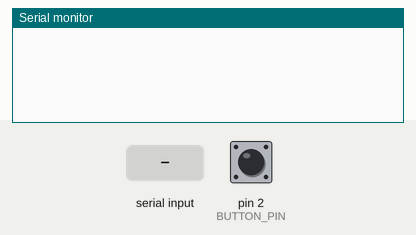
Recording of a sketch running on a simulated Arduino Leonardo, built with avr-gcc and run on an emulated ATmega32U4. On the bench: the last lines printed to the serial monitor. The inputs (shaded band) are chosen by the test bench; at power-on: pin 2 (BUTTON_PIN) HIGH. EEPROM starts erased; USB keyboard and mouse output is not drawn.

Above: at 1.2 s.
1.3 s: "UPDATE,1\n" received over Serial
At 2.4 s:
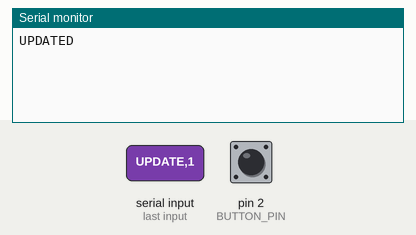
2.8 s: "LIST,1\n" received over Serial
At 3.4 s:
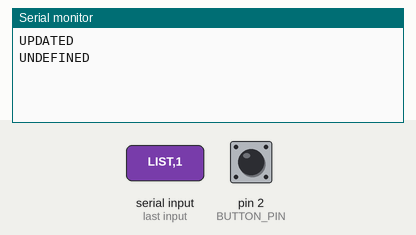
4.3 s: "LIST\n" received over Serial
At 5.5 s:
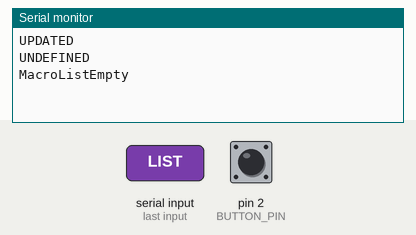
5.8 s: "CLEAR\n" received over Serial
At 6.9 s:
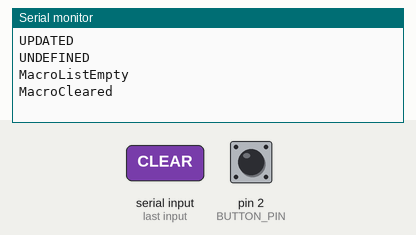
7.3 s: "START\n" received over Serial
At 8.0 s:
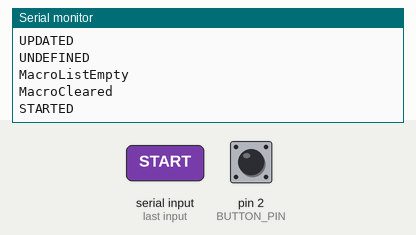
8.8 s: "STOP\n" received over Serial
At 9.2 s:
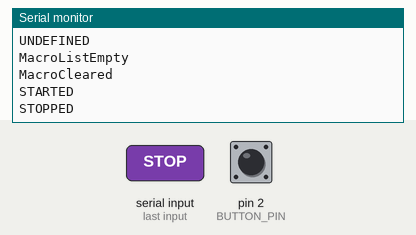

The sketch:

macro.ino
```cpp
#include <EEPROM.h>
#include <Keyboard.h>

// EEPROM adres başlangıç noktası
#define EEPROM_START_ADDR 0
#define MAX_MACRO_LENGTH 50
#define BUTTON_PIN 2 // Buton pini

// Makro verileri
struct MacroStep {
  char key;
  uint16_t delay;
};

MacroStep macro[MAX_MACRO_LENGTH];
uint8_t macroCount = 0;
bool isRunning = false;

void setup() {
  Serial.begin(9600);
  Keyboard.begin();

  pinMode(BUTTON_PIN, INPUT_PULLUP); // Buton pini giriş olarak ayarlandı

  // EEPROM'dan makro verilerini yükle
  loadMacroFromEEPROM();
}

void loop() {
  // Serial'den gelen komutları işle
  if (Serial.available()) {
    String command = Serial.readStringUntil('\n');
    processCommand(command);
  }

  // Buton durumu kontrolü
  if (digitalRead(BUTTON_PIN) == LOW) {
    isRunning = true;
  } else {
    isRunning = false;
  }

  // Makroyu çalıştır
  if (isRunning) {
    runMacro();
  }
}

// EEPROM'dan makro yükle
void loadMacroFromEEPROM() {
  EEPROM.get(EEPROM_START_ADDR, macroCount);
  if (macroCount > MAX_MACRO_LENGTH) macroCount = 0; // Geçersiz veri koruması
  EEPROM.get(EEPROM_START_ADDR + 1, macro);
}

// EEPROM'a makro kaydet
void saveMacroToEEPROM() {
  EEPROM.put(EEPROM_START_ADDR, macroCount);
  EEPROM.put(EEPROM_START_ADDR + 1, macro);
}

// Gelen komutları işle
void processCommand(String command) {
  command.trim(); // Baştaki ve sondaki boşlukları kaldır

  if (command.startsWith("UPDATE")) {
    command.remove(0, 7); // "UPDATE " kısmını çıkar
    command.trim(); // Fazladan boşlukları temizle

    // Makro listesini sıfırla (tamamen güncelleniyor)
    macroCount = 0;

    while (command.length() > 0) {
      int separatorIndex = command.indexOf(',');
      String step = (separatorIndex == -1) ? command : command.substring(0, separatorIndex);
      command = (separatorIndex == -1) ? "" : command.substring(separatorIndex + 1);

      step.trim(); // Adımın başındaki ve sonundaki boşlukları kaldır

      int spaceIndex = step.indexOf(' ');
      if (spaceIndex != -1 && macroCount < MAX_MACRO_LENGTH) {
        char key = step.charAt(0);
        uint16_t delay = step.substring(spaceIndex + 1).toInt();

        macro[macroCount].key = key;
        macro[macroCount].delay = delay;
        macroCount++;
      }
    }
    saveMacroToEEPROM();
    Serial.println("UPDATED");
  } else if (command == "LIST") {
    if (macroCount == 0) {
      Serial.println("MacroListEmpty");
    } else {
      Serial.print("LIST:");
      for (int i = 0; i < macroCount; i++) {
        Serial.print(macro[i].key);
        Serial.print(" ");
        Serial.print(macro[i].delay);
        if (i < macroCount - 1) Serial.print(", ");
      }
      Serial.println();
    }
  } else if (command == "CLEAR") {
    macroCount = 0;
    saveMacroToEEPROM();
    Serial.println("MacroCleared");
  } else if (command == "START") {
    isRunning = true;
    Serial.println("STARTED");
  } else if (command == "STOP") {
    isRunning = false;
    Serial.println("STOPPED");
  } else {
    Serial.println("UNDEFINED");
  }
}

// Makro çalıştır
void runMacro() {
  for (int i = 0; i < macroCount; i++) {
    Keyboard.press(macro[i].key);
    delay(macro[i].delay);
    Keyboard.release(macro[i].key);
  }
  isRunning = false; // Tek döngü
}
```

Measured:
- after the input at 1.3 s, the serial monitor: prints a new line at once (image 1)
- after the input at 2.8 s, the serial monitor: prints a new line at once (image 2)
- after the input at 4.3 s, the serial monitor: prints a new line at once (image 3)
- after the input at 5.8 s, the serial monitor: prints a new line at once (image 4)
- after the input at 7.3 s, the serial monitor: prints a new line at once (image 5)
- after the input at 8.8 s, the serial monitor: prints a new line at once (image 6)
